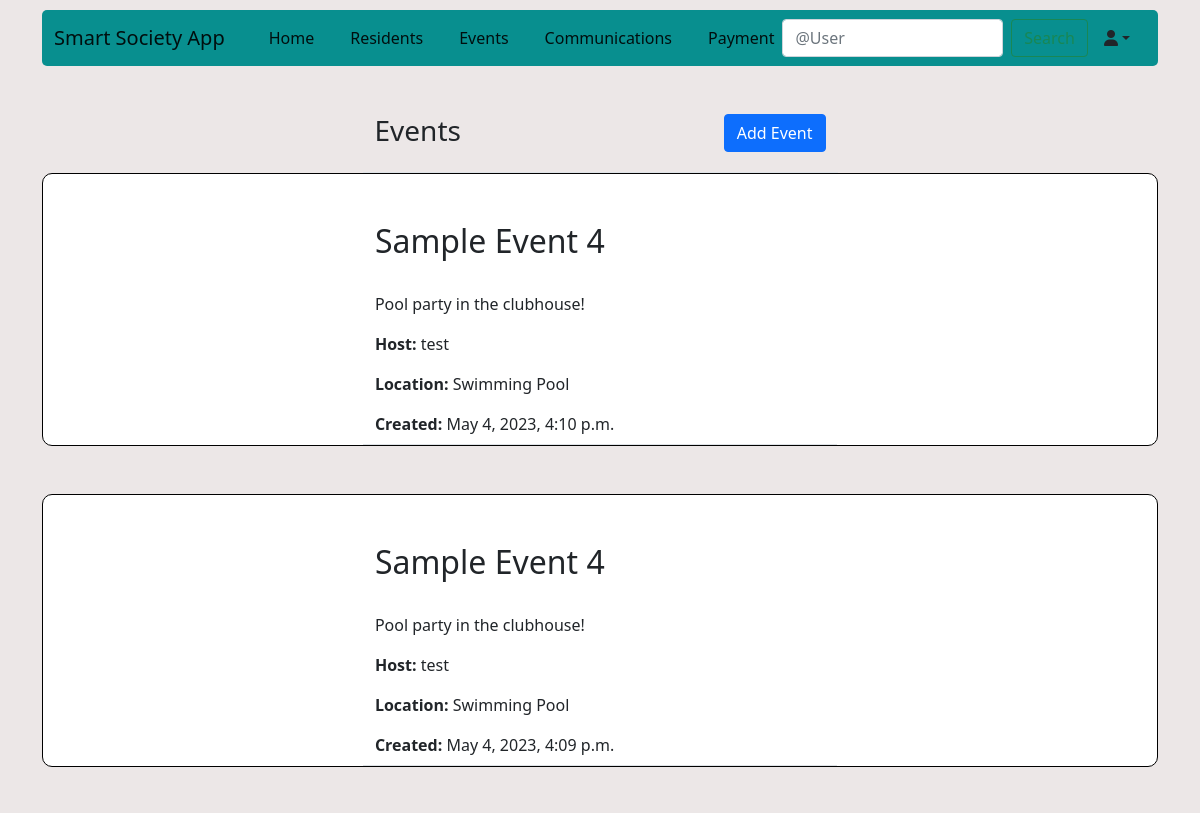
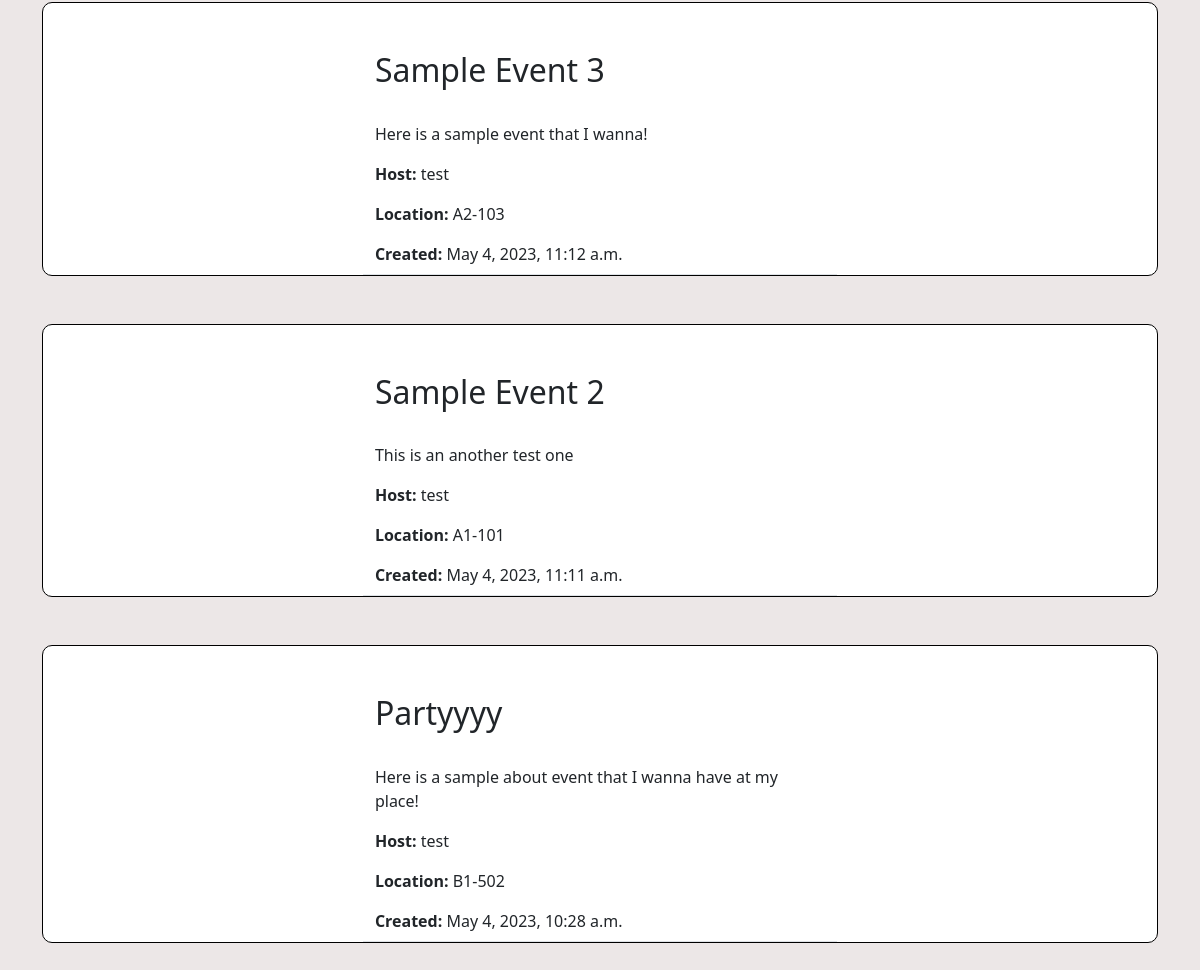
Page /main/events/ (signed in) on the committed database (2 pictures, top to bottom).
### events/models.py (models this page shows)
class Event(models.Model):
    title = models.TextField(default="New Event!")
    body = models.TextField()
    author = models.ForeignKey(User, on_delete=models.CASCADE)
    created = models.DateTimeField(default=timezone.now)
    flat_no = models.TextField()

### events/views.py (the view)
# urls.py: path("", Events.as_view(), name="event_list"),
class Events(View):
    def get(self, request, *args, **kwargs):
        event_posts = Event.objects.all().order_by("-created")
        form = Event_Entry()
        context = {
            "event_list":event_posts,
            "form":form,
        }
        return render(request, "events_list.html", context)

### events/forms.py
class Event_Entry(forms.ModelForm):
    title = forms.CharField(label="", widget=forms.Textarea(attrs={"rows":1, "placeholder":"Give a catchy title!", }))
    body = forms.CharField(label="", widget=forms.Textarea(attrs={"rows": 4, "placeholder": "Enter about your event!", }))
    flat_no = forms.CharField(label="", widget=forms.Textarea(attrs={"rows":1, "placeholder":"Enter the location!", }))
    class Meta:
        model = Event
        fields = ["title","body","flat_no"]

### events/templates/events_list.html
{% extends "base_layout.html" %}
{% load crispy_forms_tags %}
{% block content %}
    <div class="container">
        <div class="row justify-content-center mt-5">
            <div class="col-md-5 col-sm-15 border-bottom">
                <span style="display: flex; flex-direction: row; justify-content: space-between">
                    <h3 class="mb-4">Events</h3>
                    <a href="{% url 'add_event' %}"><button type="button" class="btn btn-primary">Add Event</button></a>
                </span>
            </div>
        </div>
        {% for post in event_list %}
            <div class="mb-5"
                 style="border: solid 1px black; border-radius: 10px; width: 100%; background-color: white">
                <div class="row justify-content-center mt-5">
                    <div class="col-md-5 col-sm-15 border-bottom pb-2">
                        <h2>{{ post.title }}</h2>
                        <br>
                        <p>{{ post.body }}</p>
                        <p><strong>Host: </strong>{{ post.author }}</p>
                        <p><strong>Location: </strong>{{ post.flat_no }}</p>
                        <p style="display: inline; vertical-align: top; "><strong>Created: </strong>{{ post.created }}</p>
                    </div>
                </div>
            </div>
        {% endfor %}
    </div>
{% endblock content %}

### rows in the picture
Event: title "Sample Event 4", body "Pool party in the clubhouse!", author "test", flat_no "Swimming Pool", created "May 4, 2023, 4:10 p.m."
Event: title "Sample Event 4", body "Pool party in the clubhouse!", author "test", flat_no "Swimming Pool", created "May 4, 2023, 4:09 p.m."
Event: title "Sample Event 3", body "Here is a sample event that I wanna!", author "test", flat_no "A2-103", created "May 4, 2023, 11:12 a.m."
Event: title "Sample Event 2", body "This is an another test one", author "test", flat_no "A1-101", created "May 4, 2023, 11:11 a.m."
Event: title "Partyyyy", body "Here is a sample about event that I wanna have at my place!", author "test", flat_no "B1-502", created "May 4, 2023, 10:28 a.m."
